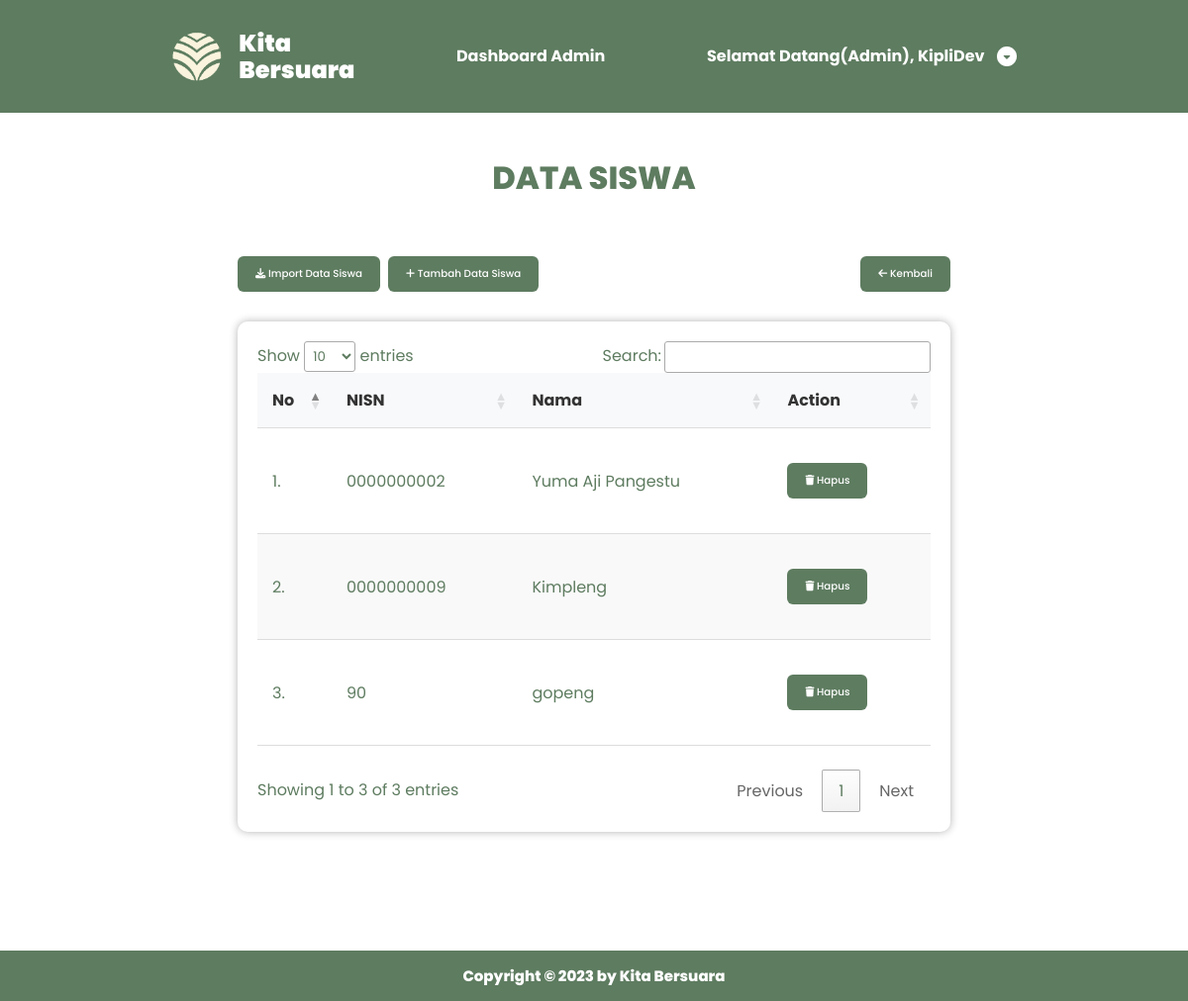
Before: /admin/datasiswa.php (signed in) with the older database file.
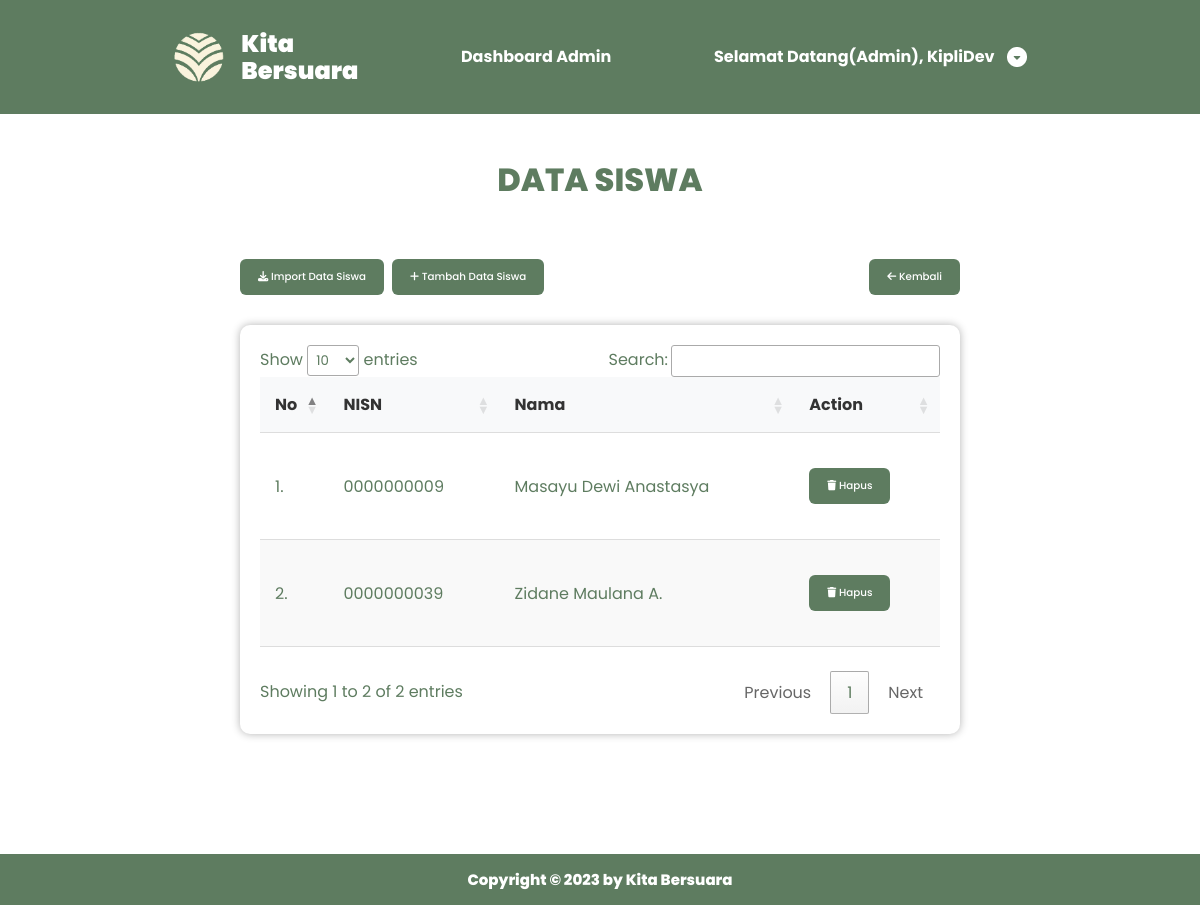
After: the same page with the newer database file.
### tables this page shows
CREATE TABLE `siswa` (
  `nisn` char(16) NOT NULL,
  `password` varchar(15) NOT NULL,
  `nama` varchar(35) NOT NULL,
  PRIMARY KEY (`nisn`)
);

### admin/datasiswa.php (the view, shortened to what this page needs)
<?php
include 'conn.php';
?>
<!DOCTYPE html>
<html lang="en">
<head>
  <link rel="stylesheet" href="../style/datasiswa.css?version=<?php echo filemtime('../style/datasiswa.css'); ?>">
  <link rel="stylesheet" href="https://cdn.datatables.net/1.13.6/css/jquery.dataTables.css" />
  <link rel="stylesheet" href="https://cdn.datatables.net/1.13.6/css/jquery.dataTables.min.css">
  <link rel="stylesheet" href="https://cdnjs.cloudflare.com/ajax/libs/font-awesome/6.4.2/css/all.min.css">
</head>
<body>
  <nav>
    <div class="container">
      <div class="nav_brand">
        <img src="../assets/img/pre-logo.png" alt="Logo Kita Bersuara" />
        <h4>Kita<br />Bersuara</h4>
      </div>
      <p>Dashboard Admin</p>
      <div class="profile_siswa">
        <div class="name">
          <p><span>Selamat Datang(Admin), </span>
            <?php echo $_SESSION['nisn']['nama']; ?>
          </p>
          <img src="../assets/img/arrow-drop.png" alt="Arrow Drop" />
        </div>
      </div>
    </div>
  </nav>
  <main>
    <div class="container">
      <h1>DATA SISWA</h1>
      <div class="container-button">
        <div class="group-button-1">
          <button class="show-modal"><i class="fa-solid fa-download"></i> Import Data Siswa</button>
          <button><a href="tambahdata.php" style="text-decoration: none; color: white;"><i class="fa-solid fa-plus"></i> Tambah Data Siswa</a></button>
        </div>
        <div class="group-button-2">
          <button class="show-modal-2"><a href="dashboard.php" style="text-decoration: none; color: white;"><i class="fa-solid fa-arrow-left"></i> Kembali</a></button>
        </div>
      </div>
      <div class="table-container">
        <table class="data-table" id="tabel1">
          <thead>
            <tr>
              <th>No</th>
              <th>NISN</th>
              <th>Nama</th>
              <th>Action</th>
            </tr>
          </thead>
          <tbody id="table-body">
            <?php
            $no = 1;
            $query = "SELECT * FROM siswa";
            $tampil = mysqli_query($conn, $query);
            while ($data = mysqli_fetch_array($tampil)) :
            ?>
              <tr>
                <td><?= $no++; ?>.</td>
                <td><?= $data['nisn']; ?></td>
                <td><?= $data['nama']; ?></td>
                <td>
                  <a href="datasiswa.php?hapus=<?= $data['nisn']; ?>" onclick="return confirm('Yakin mau hapus?');"><button class="show-modal"><i class="fa-solid fa-trash"></i> Hapus</button></a>
                </td>
              </tr>
            <?php endwhile; ?>
          </tbody>
        </table>
      </div>
    </div>
  </main>
  <footer>
    <p class="container">Copyright &copy; 2023 by Kita Bersuara</p>
  </footer>
</body>
</html>

### style/datasiswa.css (style rules this page uses)
* { margin: 0 auto; padding: 0; font-family: Poppins, sans-serif; }
html, body { overflow-x: hidden; width: 100%; }
.container { width: 80%; margin: auto; }
nav { background-color: #5e7c60; height: 114px; display: -webkit-box; display: -ms-flexbox; display: flex; -webkit-box-pack: center; -ms-flex-pack: center; justify-content: center; -webkit-box-align: center; -ms-flex-align: center; align-items: center; position: -webkit-sticky; position: sticky; top: 0; width: 100%; background-color: #5e7c60; z-index: 999; -webkit-box-shadow: 0 0 4px rgba(255, 255, 255, 0.205); box-shadow: 0 0 4px rgba(255, 255, 255, 0.205); }
nav .container { display: -webkit-box; display: -ms-flexbox; display: flex; -webkit-box-pack: justify; -ms-flex-pack: justify; justify-content: space-between; -webkit-box-align: center; -ms-flex-align: center; align-items: center; }
nav .container .nav_brand { display: -webkit-box; display: -ms-flexbox; display: flex; -webkit-box-pack: center; -ms-flex-pack: center; justify-content: center; -webkit-box-align: center; -ms-flex-align: center; align-items: center; }
nav .container .nav_brand img { width: 55px; margin-right: 15px; }
nav .container .nav_brand h4 { font-size: 24px; font-weight: 900; color: white; line-height: 113.5%; }
nav .container p { font-weight: 700; color: white; }
nav .container .profile_siswa { display: -webkit-box; display: -ms-flexbox; display: flex; -webkit-box-pack: center; -ms-flex-pack: center; justify-content: center; -webkit-box-align: center; -ms-flex-align: center; align-items: center; gap: 10px; }
nav .container .profile_siswa .name { display: -webkit-box; display: -ms-flexbox; display: flex; -webkit-box-pack: center; -ms-flex-pack: center; justify-content: center; -webkit-box-align: center; -ms-flex-align: center; align-items: center; -webkit-column-gap: 10px; column-gap: 10px; cursor: pointer; position: relative; }
main .container { margin: 120px auto; color: #5e7c60; padding: 0 10%; -webkit-box-sizing: border-box; box-sizing: border-box; }
main .container .container-button { display: -webkit-box; display: -ms-flexbox; display: flex; }
main .container .container-button .group-button-1 { width: 70%; display: -webkit-box; display: -ms-flexbox; display: flex; gap: 8px; }
main .container .container-button .group-button-2 { width: 30%; display: -webkit-box; display: -ms-flexbox; display: flex; -webkit-box-pack: end; -ms-flex-pack: end; justify-content: flex-end; }
main .container button { font-size: 10.3px; font-weight: 500; color: #fff; padding: 10px 18px; border: none; background-color: #5e7c60; border-radius: 6px; cursor: pointer; margin: 20px 0; }
main .container .table-container { padding: 20px; max-width: 100%; margin: 0 auto; margin-top: 10px; background-color: white; border-radius: 10px; -webkit-box-shadow: 0 0 8px rgba(0, 0, 0, 0.3); box-shadow: 0 0 8px rgba(0, 0, 0, 0.3); overflow-x: auto; }
main .container .table-container .data-table { width: 100%; border-collapse: collapse; margin-bottom: 20px; }
main .container .table-container .data-table th, main .container .table-container .data-table td { padding: 15px; text-align: left; border-bottom: 1px solid #ddd; }
main .container .table-container .data-table th { background-color: #f8f9fa; font-weight: bold; color: #333; }
main .container .table-container .data-table tbody tr:nth-child(even) { background-color: #f9f9f9; }
main .container h1 { margin-top: -120px; margin-bottom: -40px; font-weight: 800; text-align: center; padding: 42px 0 75px; }
footer { background-color: #5e7c60; }
footer p { padding: 14px; text-align: center; font-size: 15px; color: white; font-weight: 800; }

Changed rows visible on the page:
removed siswa: nisn "0000000002", nama "Yuma Aji Pangestu"
removed siswa: nisn "90", nama "gopeng"
changed siswa id 0000000009: nama "Kimpleng" → "Masayu Dewi Anastasya"
added siswa: nisn "0000000039", nama "Zidane Maulana A."
Other visible differences:
text written by a page script: "Show entries Search: Showing 1 to 3 of 3 entries Previous 1 Next" → "Show entries Search: Showing 1 to 2 of 2 entries Previous 1 Next"
